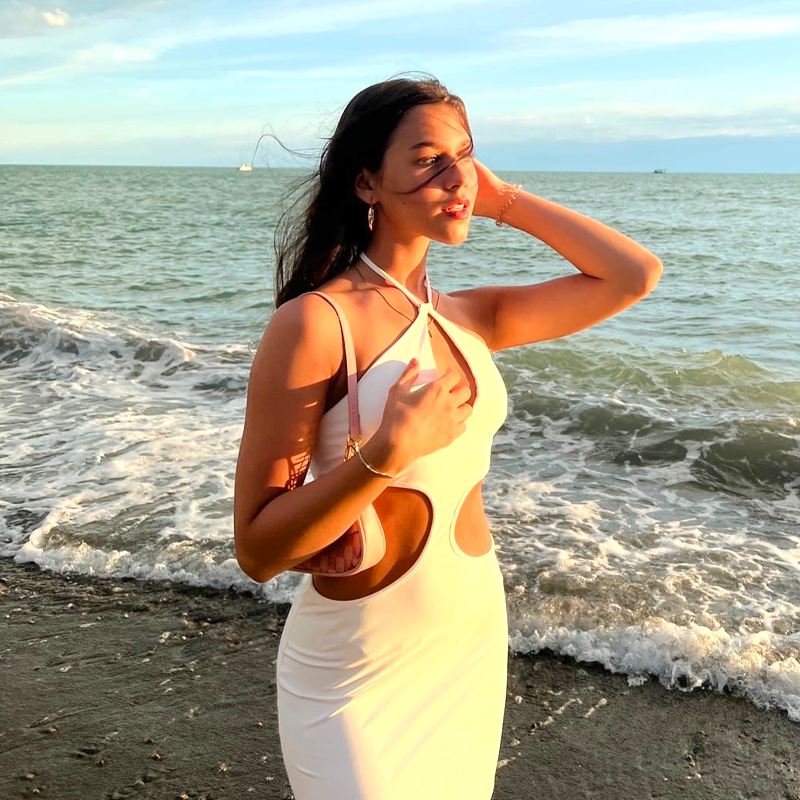
#> input picture 1388_12_Наклейки 3-D_3/2.png, 800 x 800 px; its folder holds only this picture in this run
$ python task.py
#> lines starting #> are read from the running program, lines starting #| are printed output that depends on the picture
import os
from PIL import Image, ImageDraw


def create_album_page(folder_list, output_file, images_per_row=4, padding=100, background_color=(255, 255, 255)):
#> called with output_file = '\\test_task\\Result.tif', images_per_row = 4, padding = 100, background_color = (255, 255, 255)
    image_list = []

    for folder in folder_list:
        for root, _, files in os.walk(folder):
            for file in files:
                if file.lower().endswith('.png'):
                    file_path = os.path.join(root, file)
                    try:
                        image = Image.open(file_path)
#> image is the input picture: PIL image 800x800 RGBA; mean R, G, B, A 166.8, 163, 144.4, 255
                        image_list.append(image)
                    except Exception as e:
                        print(f"Could not process file {file_path}: {e}")

    if image_list:
        # Размер изображений и сетки
        img_width, img_height = image_list[0].size
#> img_width = 800; img_height = 800
        num_images = len(image_list)
#> num_images = 1
        num_rows = (num_images + images_per_row - 1) // images_per_row
#> num_rows = 1

        # Создание пустого альбомного листа с фоном пастельного цвета
        album_width = images_per_row * (img_width + padding) + padding
#> album_width = 3700
        album_height = num_rows * (img_height + padding) + padding
#> album_height = 1000
        album_image = Image.new(
            'RGB', (album_width, album_height), background_color)
#> album_image: PIL image 3700x1000 RGB; every value is 255

        # Заполнение альбомного листа изображениями
        for i, img in enumerate(image_list):
            row = i // images_per_row
            col = i % images_per_row
            x_offset = col * (img_width + padding) + padding // 2
            y_offset = row * (img_height + padding) + padding // 2
            album_image.paste(img, (x_offset, y_offset))
#> this loop made 1 pass
#> (row, col, x_offset, y_offset) on pass 1: (0, 0, 50, 50)
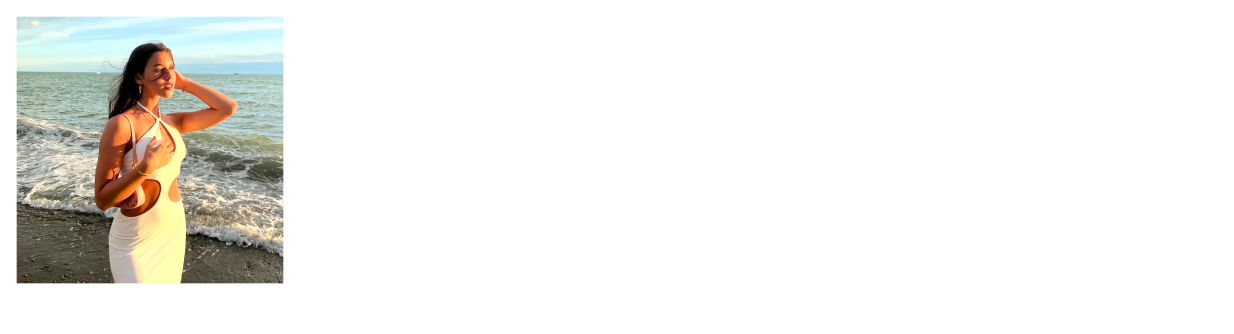
#> album_image: PIL image 3700x1000 RGB (shown at 1/3 size); mean R, G, B 239.7, 239.1, 235.9

        album_image.save(output_file)
        print(f"Successfully created album page: {output_file}")
    else:
        print("No valid images found.")


# Пример использования
folder_list = [
    # r'\test_task\1369_12_Наклейки 3-D_3',
    # r'\test_task\1388_2_Наклейки 3-D_1',
    # r'\test_task\1388_6_Наклейки 3-D_2',
    r'\test_task\1388_12_Наклейки 3-D_3',


]
output_file = r'\test_task\Result.tif'
create_album_page(folder_list, output_file)

$ run again, on 1388_12_Наклейки 3-D_3/6.png
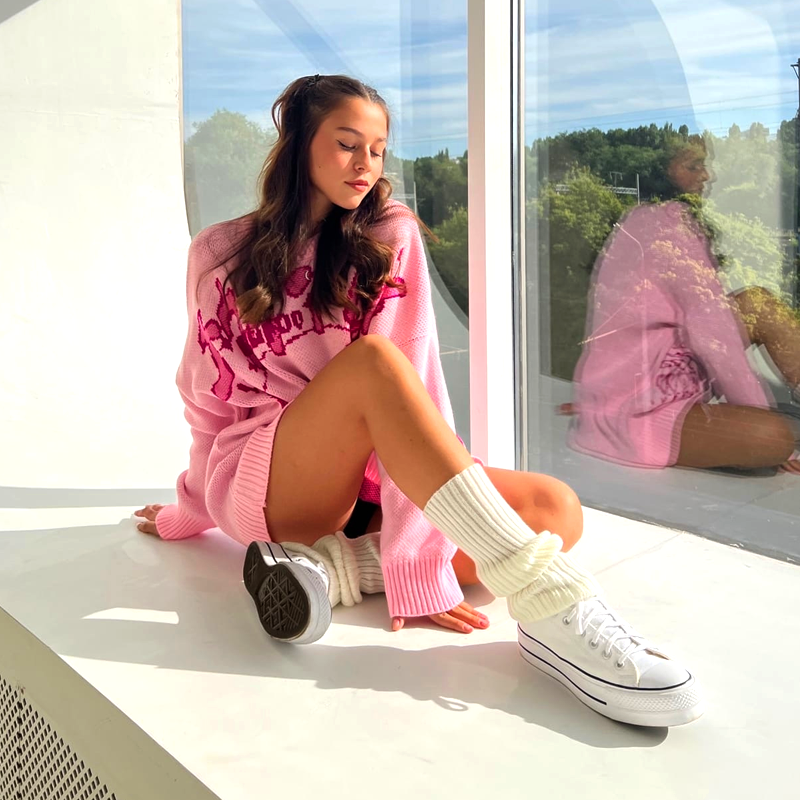
#> input picture 1388_12_Наклейки 3-D_3/6.png, 800 x 800 px
#> in create_album_page, image is the input picture: PIL image 800x800 RGBA; mean R, G, B, A 198.2, 182.5, 174.3, 255
#> num_images = 1
#> album_height = 1000
#> the loop in create_album_page, `for i, img in enumerate(image_list):` made 1 pass
#> (row, col, x_offset, y_offset) on pass 1: (0, 0, 50, 50)
#> after the loop in create_album_page, `for i, img in enumerate(image_list):`:
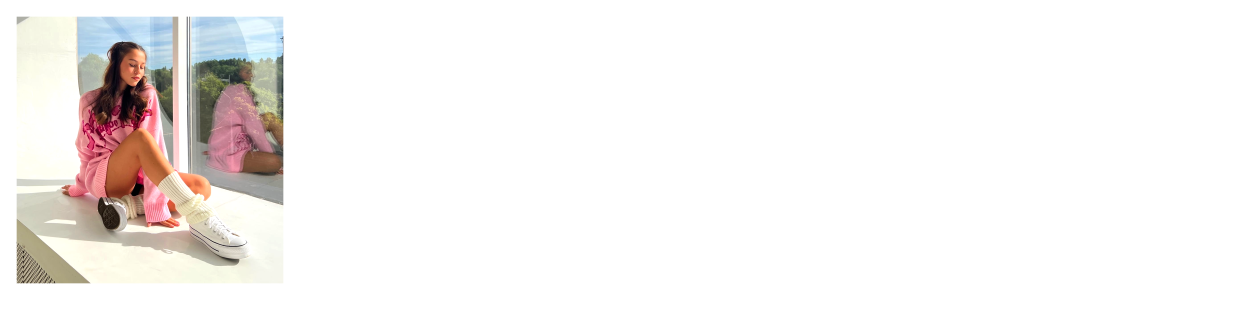
#> album_image: PIL image 3700x1000 RGB (shown at 1/3 size); mean R, G, B 245.2, 242.5, 241

$ run again, on 1388_12_Наклейки 3-D_3/7.png
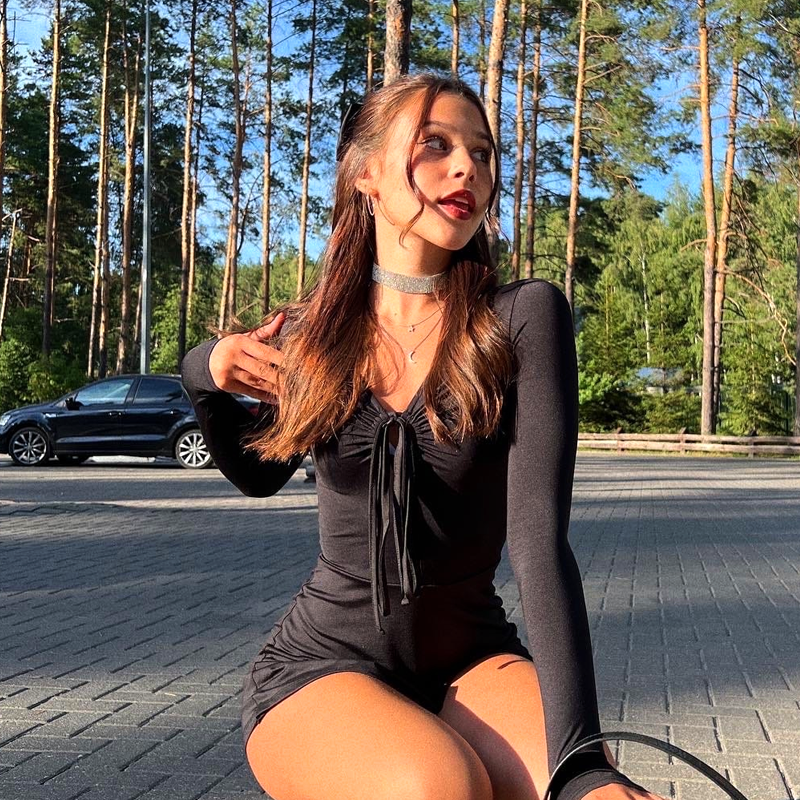
#> input picture 1388_12_Наклейки 3-D_3/7.png, 800 x 800 px
#> in create_album_page, image is the input picture: PIL image 800x800 RGBA; mean R, G, B, A 107.8, 100, 90.7, 255
#> num_images = 1
#> album_height = 1000
#> the loop in create_album_page, `for i, img in enumerate(image_list):` made 1 pass
#> (row, col, x_offset, y_offset) on pass 1: (0, 0, 50, 50)
#> after the loop in create_album_page, `for i, img in enumerate(image_list):`:
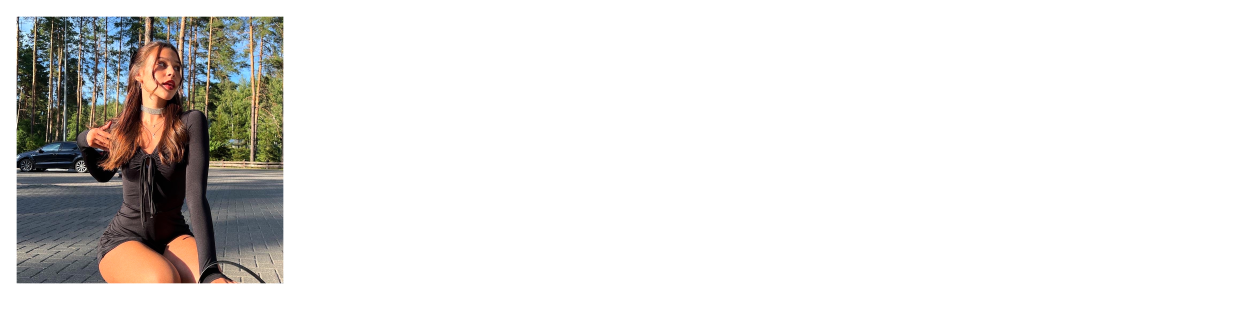
#> album_image: PIL image 3700x1000 RGB (shown at 1/3 size); mean R, G, B 229.5, 228.2, 226.6

$ run again, on 1388_12_Наклейки 3-D_3/8.png
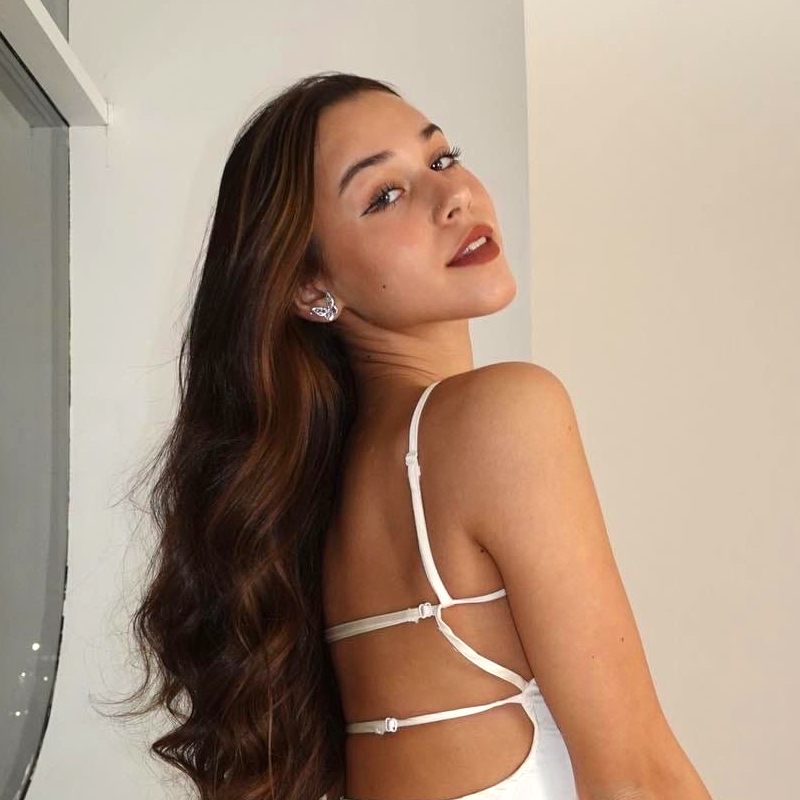
#> input picture 1388_12_Наклейки 3-D_3/8.png, 800 x 800 px
#> in create_album_page, image is the input picture: PIL image 800x800 RGBA; mean R, G, B, A 169.1, 145.9, 127.6, 255
#> num_images = 1
#> album_height = 1000
#> the loop in create_album_page, `for i, img in enumerate(image_list):` made 1 pass
#> (row, col, x_offset, y_offset) on pass 1: (0, 0, 50, 50)
#> after the loop in create_album_page, `for i, img in enumerate(image_list):`:
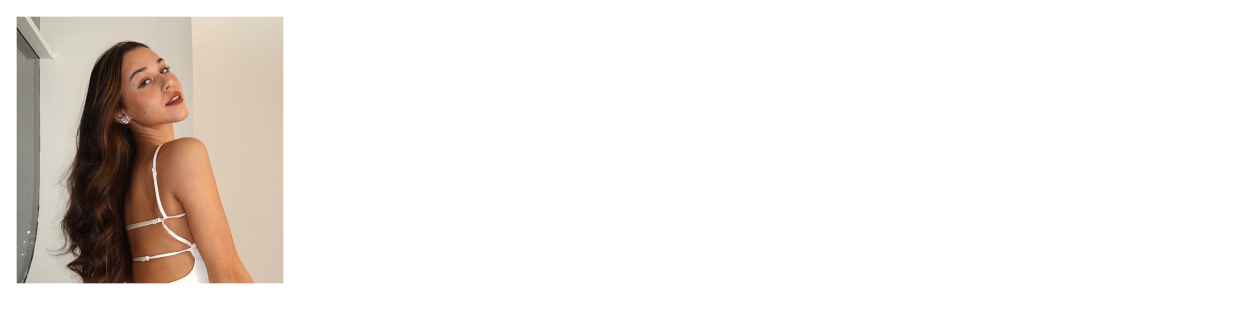
#> album_image: PIL image 3700x1000 RGB (shown at 1/3 size); mean R, G, B 240.1, 236.1, 233

$ run again, on 1388_12_Наклейки 3-D_3/3.png
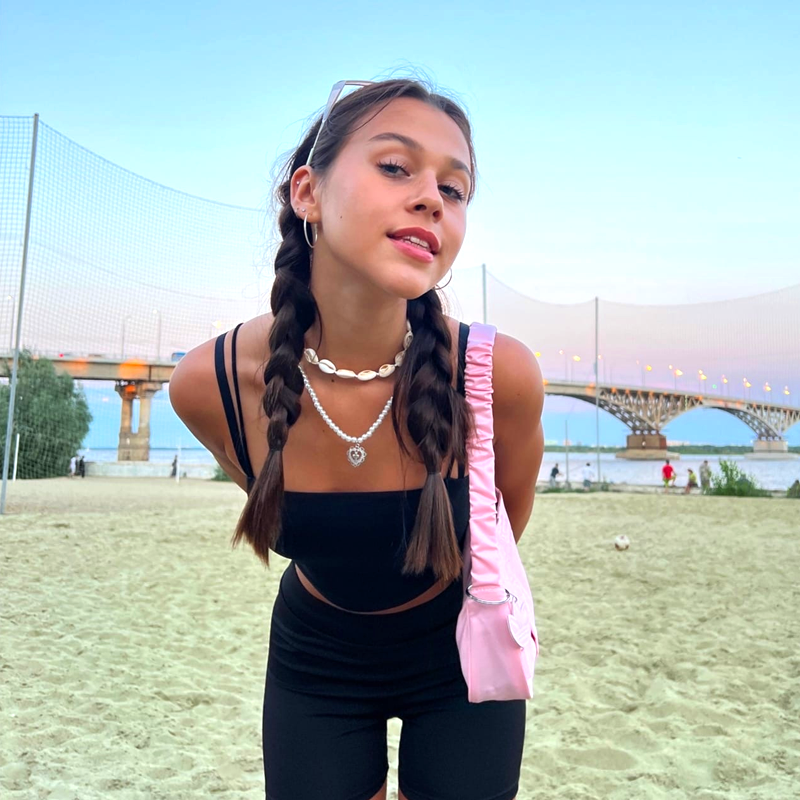
#> input picture 1388_12_Наклейки 3-D_3/3.png, 800 x 800 px
#> in create_album_page, image is the input picture: PIL image 800x800 RGBA; mean R, G, B, A 172, 182.4, 178.2, 255
#> num_images = 1
#> album_height = 1000
#> the loop in create_album_page, `for i, img in enumerate(image_list):` made 1 pass
#> (row, col, x_offset, y_offset) on pass 1: (0, 0, 50, 50)
#> after the loop in create_album_page, `for i, img in enumerate(image_list):`:
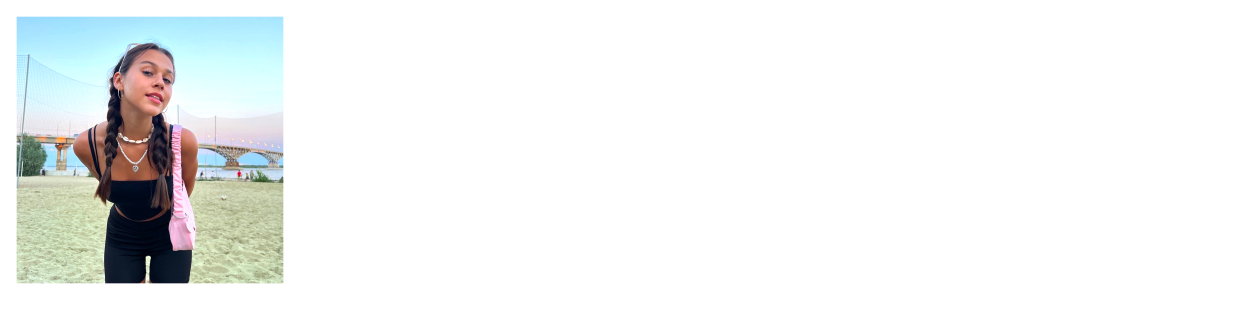
#> album_image: PIL image 3700x1000 RGB (shown at 1/3 size); mean R, G, B 240.6, 242.4, 241.7
